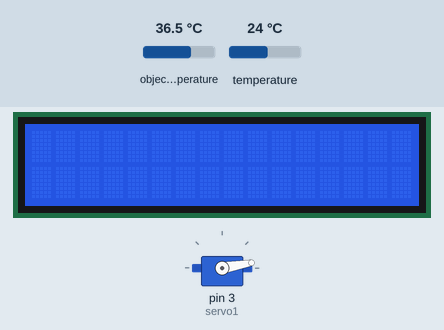
This sketch was run on a simulated Arduino Uno, built with avr-gcc and run on an emulated ATmega328P. On the bench: 16×2 character LCD, servo. The inputs (shaded band) are chosen by the test bench; at power-on: object temperature 36.5 °C, temperature 24 °C. What the sketch prints to the serial monitor is not drawn.

Above: at 0.1 s.
At 1.1 s:
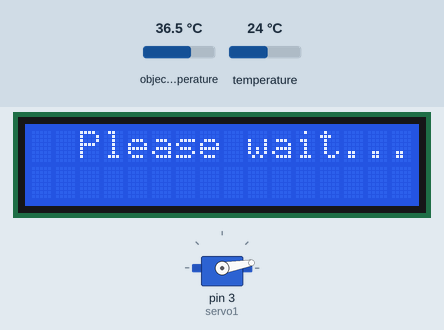
At 8.2 s:
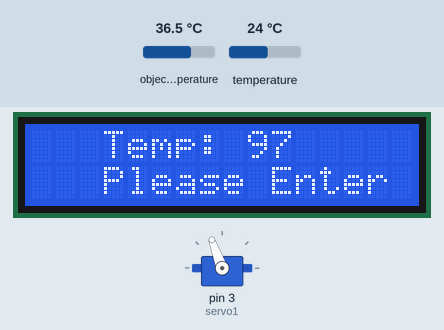
At 11.2 s:
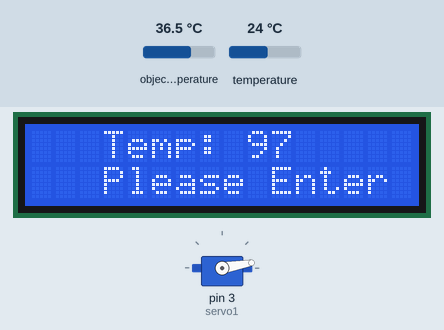
Timing chart, 0 to 130.0 s (numbered marks = the images above):
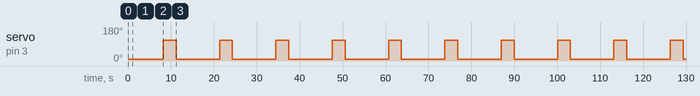

Measured:
- by itself, servo on pin 3 (servo1): alternates 110° for 3.0 s and 10° for 10.1 s
- what the display in image 1 shows lasts 7.1 s, from 1.1 s to 8.2 s

The sketch:

sketch_feb17d.ino
```cpp
#include <Adafruit_MLX90614.h>
#include<Wire.h>
#include<Servo.h>
#include<LiquidCrystal_I2C.h>
#include<Wire.h>
LiquidCrystal_I2C lcd (0x27,16,2);
Servo servo1;

//== CHANGE THIS ============
double new_emissivity = 0.95;
//===========================

Adafruit_MLX90614 mlx = Adafruit_MLX90614();
int pos =10;
void setup() {

  Serial.begin(9600);
  Serial.println("Adafruit MLX90614 Emissivity Setter.\n");
  mlx.begin();
  lcd.begin();
  servo1.attach(3);


  }
int p, i=0, q = 0.0, r= 0.0, j=0;

void loop() {
   if(pos==10){
    servo1.write(10);
  }
  delay(1000);
  ++i;
  Serial.print("Ambient = "); Serial.print(mlx.readAmbientTempF());
  Serial.print("Object = "); Serial.print(mlx.readObjectTempF()); Serial.println("*F");
  lcd.setCursor(2,0);
  lcd.print("Please wait...");
  p = mlx.readObjectTempF();
  q = q+p;
   if(p>=97 && j==0){
      q=0;
      r=0;
      i=0;
      j=1;
      delay(2000);
    }
  if(i==5)
  {
    r = q /5;

    servo1.write(10);

  }


  if(r <=99 && r>=97 && i==5)
  {
    lcd.clear();
    lcd.setCursor(3,0);
    lcd.print("Temp: ");
    lcd.print(r);
    lcd.setCursor(3,1);
    lcd.print("Please Enter");
    servo1.write(10);
    servo1.write(110);
  delay(3000);
  servo1.write(10);
  delay(2000);
  lcd.clear();
    i=0;
    p=0;
    q=0;
    r=0;
    j=0;

  }
  else if(r>99 && i==5)
  {
    lcd.clear();
    lcd.setCursor(0,0);
    lcd.print("May Covid Positive");
    lcd.setCursor(1,1);
    lcd.print("Please Return!");
    servo1.write(10);
    Serial.print("No Entry!\n");
    delay(5000);
    lcd.clear();
    i=0;
    p=0;
    q=0;
    r=0;
    j=0;
  }
  else if(i>5){
    i=0;
    p=0;
    q=0;
    r=0;

  }
}
```
